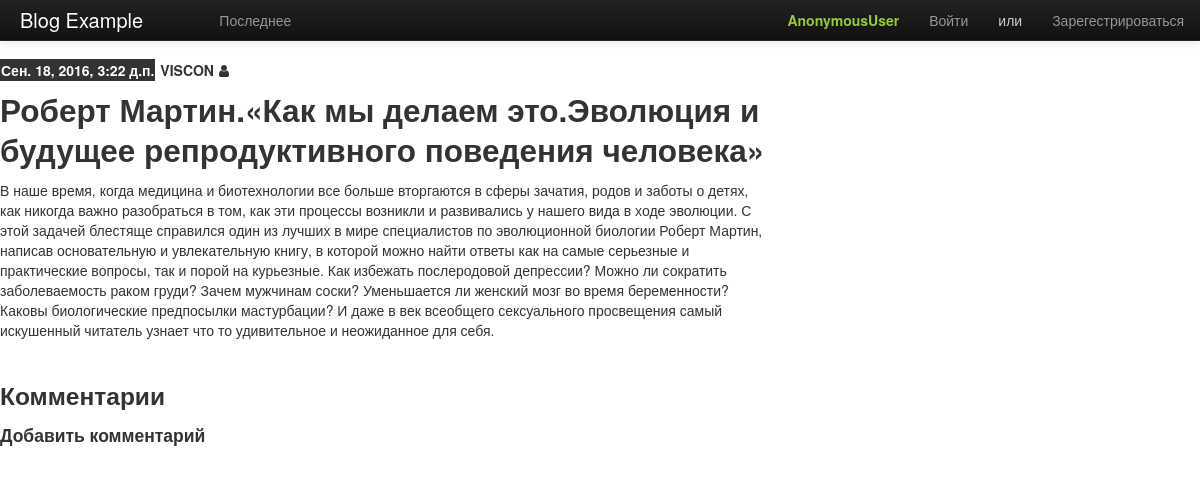
The app's page /blog/post/24/ with its own data.
### blog/models.py (models this page shows, shortened)
class Post(models.Model):
    title = models.CharField(u'Заголовок', max_length=255, unique_for_date="published_date")
    published_date = models.DateTimeField(u'Дата публикации', blank=True, null=True)
    content = models.TextField(u'Содержание', max_length=10000)
    owner = models.ForeignKey('auth.User')
    class Meta:
        get_latest_by = 'published_date'
        ordering = ('-published_date',)
        verbose_name_plural = 'entries'

### blog/views.py (the view)
# urls.py: url(r'^post/(?P<pk>\d+)/$', PostDetailView.as_view(), name='post_detail'),
class PostDetailView(DetailView):
    model = Post

### templates/blog/post_detail.html (shortened to what this page needs)
{% extends 'blog/base.html' %}
{% block content %}
        <article class="post_preview">
            <header class="post_meta">
                <time pubdate datetime="{{ post.published_date }}" >{{ post.published_date }}</time>
                <span class="owner">{{post.owner}}</span>
                {% if post.owner == user %}<a class="" href="{% url 'post_edit' pk=post.pk %}"> Отредактировать <span class="fa-pencil fa" aria-hidden="true"></span></a>{% else %} <i class="fa fa-user" aria-hidden="true"></i> {% endif %}
            </header>
            <h2>{{ post.title }}</h2>
            <p>{{ post.content|linebreaksbr }}</p>
        </article>
        <div><h3>Комментарии</h3>
        {% load comments %}
        </div>
        <div>
            <h4>Добавить комментарий</h4>
            {% render_comment_form for post %}</div>
    </div>
{% endblock %}

### templates/blog/base.html (style rules this page uses)
body { padding-top: 60px; }
.post_preview { margin-bottom: 35px; }
.post_preview time, .post_preview .owner { padding: 1px; font-weight: bold; }
.post_preview time { background-color: #333; }
.post_preview .owner { color: #333 !important; }
.post_preview time { color: white !important; }

### records on screen
Post: published_date "Сен. 18, 2016, 3:22 д.п.", owner "VISCON", title "Роберт Мартин.«Как мы делаем это.Эволюция и будущее репродуктивного поведения человека»", content "В наше время, когда медицина и биотехнологии все больше вторгаются в сферы зачатия, родов и заботы о детях, как никогда важно разобраться в том, как эти процессы возникли и развивались у нашего вида в ходе эволюции. С этой задачей блестяще справился один из лучших в мире специалистов по эволюционной биологии Роберт Мартин, написав основательную и увлекательную книгу, в которой можно найти ответы как на самые серьезные и практические вопросы, так и порой на курьезные. Как избежать послеродовой депрессии? Можно ли сократить заболеваемость раком груди? Зачем мужчинам соски? Уменьшается ли женский мозг во время беременности? Каковы биологические предпосылки мастурбации? И даже в век всеобщего…"

### other values on screen
{{ user }} "AnonymousUser"
